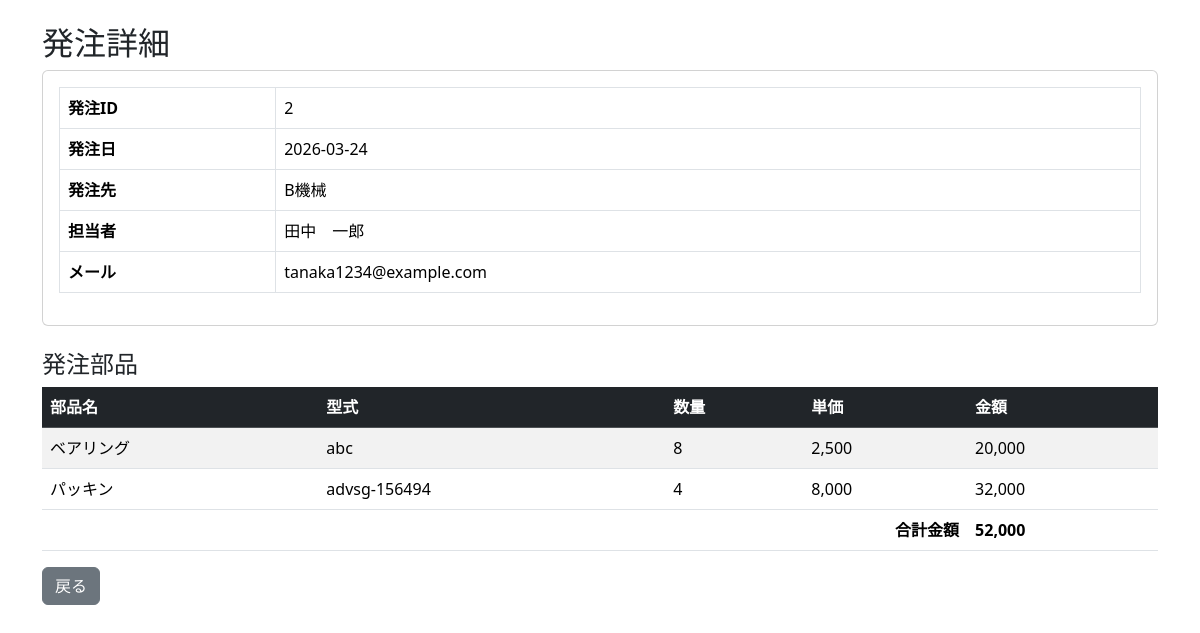
/orders/detail.php?id=2 (signed in), run on the app's committed database.
### tables this page shows
CREATE TABLE `orders` (
  `id` int(11) NOT NULL,
  `order_date` date NOT NULL,
  `supplier_id` int(11) DEFAULT NULL,
  `user_id` int(11) DEFAULT NULL,
  `total_price` int(11) DEFAULT NULL,
  `mail_sent` tinyint(4) DEFAULT 0,
  `created_at` datetime NOT NULL
);

CREATE TABLE `suppliers` (
  `id` int(11) NOT NULL,
  `company_name` varchar(255) NOT NULL,
  `contact_name` varchar(255) DEFAULT NULL,
  `email` varchar(255) NOT NULL,
  `phone` varchar(50) DEFAULT NULL,
  `memo` text DEFAULT NULL,
  `created_at` datetime NOT NULL
);

CREATE TABLE `employees` (
  `id` int(11) NOT NULL,
  `employee_number` varchar(50) NOT NULL,
  `name` varchar(255) NOT NULL,
  `email` varchar(255) NOT NULL,
  `created_at` datetime DEFAULT current_timestamp()
);

CREATE TABLE `order_items` (
  `id` int(11) NOT NULL,
  `order_id` int(11) NOT NULL,
  `part_id` int(11) NOT NULL,
  `quantity` int(11) NOT NULL,
  `price` int(11) NOT NULL,
  `total_price` int(11) NOT NULL
);

CREATE TABLE `parts` (
  `id` int(11) NOT NULL,
  `part_name` varchar(255) NOT NULL,
  `equipment_id` int(11) DEFAULT NULL,
  `model_number` varchar(255) DEFAULT NULL,
  `price` int(11) DEFAULT NULL,
  `category_id` int(11) DEFAULT NULL,
  `memo` text DEFAULT NULL,
  `created_at` datetime NOT NULL
);

### config/function.php (called while the page is built, shortened)
<?php
function check_array($a){
    var_dump($a);
}
function h($str)
{
    return htmlspecialchars($str, ENT_QUOTES, 'UTF-8');
}

### orders/detail.php (the view, shortened to what this page needs)
<?php
require_once __DIR__ . "/../config/function.php";
$id = (int)$_GET["id"];
$db = db_connect();
$sql_order = "SELECT
                orders.id,
                orders.order_date,
                orders.total_price,
                suppliers.company_name,
                employees.name AS employee_name,
                employees.email AS employee_email
            FROM orders
            INNER JOIN suppliers
                ON suppliers.id = orders.supplier_id
            INNER JOIN users
                ON users.id = orders.user_id
            INNER JOIN employees
                ON employees.id = users.user_id
            WHERE orders.id = :id";
$stmt = $db->prepare($sql_order);
$stmt->bindParam(":id", $id, PDO::PARAM_INT);
$stmt->execute();
$order = $stmt->fetch(PDO::FETCH_ASSOC);
$sql_items = "SELECT
                parts.part_name,
                parts.model_number,
                order_items.quantity,
                order_items.price,
                order_items.total_price
            FROM order_items
            INNER JOIN parts
                ON parts.id = order_items.part_id
            WHERE order_items.order_id = :id";
$stmt2 = $db->prepare($sql_items);
$stmt2->bindParam(":id", $id, PDO::PARAM_INT);
$stmt2->execute();
$items = $stmt2->fetchAll(PDO::FETCH_ASSOC);
?>
<?php include __DIR__ . "/../config/page_head.php"; ?>
<body>
    <main class="container mt-4">
        <h2>発注詳細</h2>
        <div class="card mb-4">
            <div class="card-body">
                <table class="table table-bordered">
                    <tr>
                        <th width="20%">発注ID</th>
                        <td><?= h($order["id"]) ?></td>
                    </tr>
                    <tr>
                        <th>発注日</th>
                        <td><?= h($order["order_date"]) ?></td>
                    </tr>
                    <tr>
                        <th>発注先</th>
                        <td><?= h($order["company_name"]) ?></td>
                    </tr>
                    <tr>
                        <th>担当者</th>
                        <td><?= h($order["employee_name"]) ?></td>
                    </tr>
                    <tr>
                        <th>メール</th>
                        <td><?= h($order["employee_email"]) ?></td>
                    </tr>
                </table>
            </div>
        </div>
        <h4>発注部品</h4>
        <table class="table table-striped">
            <thead class="table-dark">
                <tr>
                    <th>部品名</th>
                    <th>型式</th>
                    <th>数量</th>
                    <th>単価</th>
                    <th>金額</th>
                </tr>
            </thead>
            <tbody>
                <?php foreach ($items as $i): ?>
                    <tr>
                        <td><?= h($i["part_name"]) ?></td>
                        <td><?= h($i["model_number"]) ?></td>
                        <td><?= h($i["quantity"]) ?></td>
                        <td><?= number_format($i["price"]) ?></td>
                        <td><?= number_format($i["total_price"]) ?></td>
                    </tr>
                <?php endforeach; ?>
            </tbody>
            <tfoot>
                <tr>
                    <th colspan="4" class="text-end">合計金額</th>
                    <th><?= number_format($order["total_price"]) ?></th>
                </tr>
            </tfoot>
        </table>
        <a href="list.php" class="btn btn-secondary">
            戻る
        </a>
    </main>
</body>

### data on the page
orders: id "2", order_date "2026-03-24", supplier.company_name "B機械", employees.name "田中 一郎", employees.email "tanaka1234@example.com", total_price "52,000"
order_items: part.part_name "ベアリング", part.model_number "abc", quantity "8", price "2,500", total_price "20,000"
order_items: part.part_name "パッキン", part.model_number "advsg-156494", quantity "4", price "8,000", total_price "32,000"
